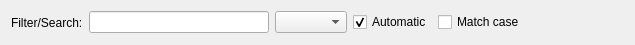
<?xml version="1.0" encoding="UTF-8"?>
<ui version="4.0">
 <class>FilterSearchWidget</class>
 <widget class="QWidget" name="FilterSearchWidget">
  <property name="geometry">
   <rect>
    <x>0</x>
    <y>0</y>
    <width>635</width>
    <height>32</height>
   </rect>
  </property>
  <property name="windowTitle">
   <string>Form</string>
  </property>
  <layout class="QHBoxLayout" name="horizontalLayout">
   <item>
    <widget class="QLabel" name="label">
     <property name="text">
      <string>Filter/Search:</string>
     </property>
     <property name="buddy">
      <cstring>leFilterText</cstring>
     </property>
    </widget>
   </item>
   <item>
    <widget class="QLineEdit" name="leFilterText">
     <property name="minimumSize">
      <size>
       <width>180</width>
       <height>0</height>
      </size>
     </property>
    </widget>
   </item>
   <item>
    <widget class="QComboBox" name="cboxFilterType"/>
   </item>
   <item>
    <widget class="QCheckBox" name="cbAutomatic">
     <property name="text">
      <string>Automatic</string>
     </property>
     <property name="checked">
      <bool>true</bool>
     </property>
    </widget>
   </item>
   <item>
    <widget class="QCheckBox" name="cbCaseSensitive">
     <property name="text">
      <string>Match case</string>
     </property>
    </widget>
   </item>
   <item>
    <spacer name="horizontalSpacer">
     <property name="orientation">
      <enum>Qt::Horizontal</enum>
     </property>
     <property name="sizeHint" stdset="0">
      <size>
       <width>40</width>
       <height>20</height>
      </size>
     </property>
    </spacer>
   </item>
   <item>
    <widget class="QToolButton" name="tbCloseWidget">
     <property name="text">
      <string notr="true"/>
     </property>
     <property name="autoRaise">
      <bool>true</bool>
     </property>
    </widget>
   </item>
  </layout>
 </widget>
 <resources/>
 <connections/>
</ui>
